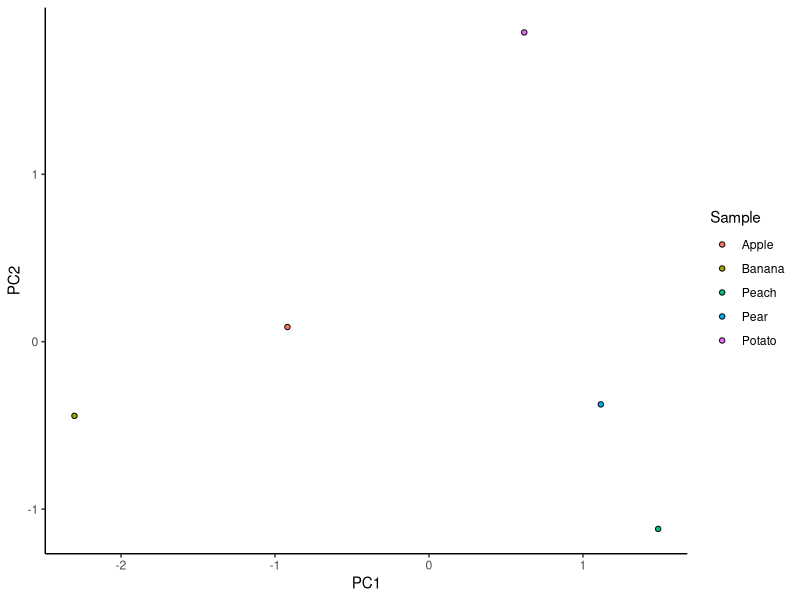

Source code (R):
library("ggplot2")

data <- read.csv("expected.tsv", header=TRUE, sep="\t")
myPCA <- prcomp(data[, -1])
#plot(myPCA, type = "l")

#basic plot with eigenvectors
#biplot(myPCA, scale=0)

#extract PCA scores
#str(myPCA)


myPCA2 <- cbind(data, myPCA$x[,1:2])
pdf("testPca.pdf")
ggplot(myPCA2, aes(PC1, PC2, col = Sample, fill = Sample)) + geom_point(shape = 21, col = "black")+theme_classic()
dev.off()
